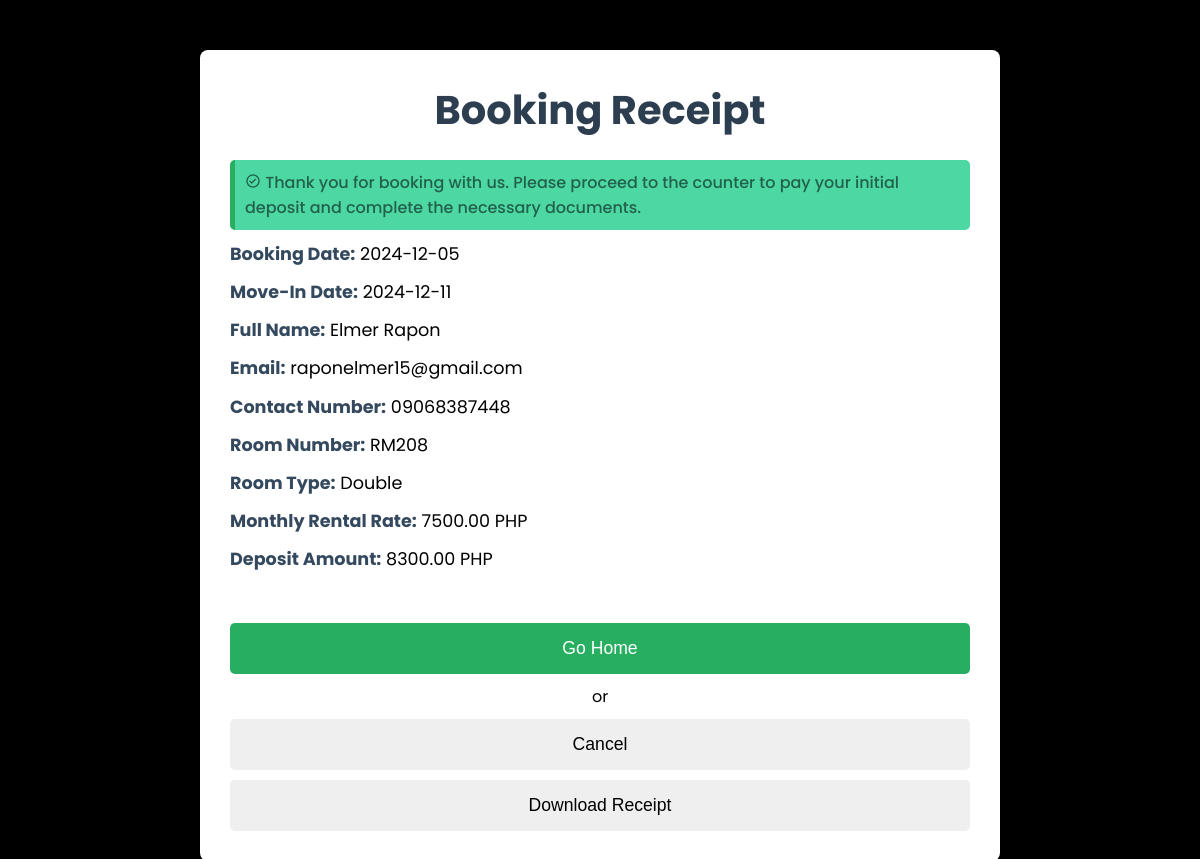
Page /ADVERTISEMENT/back-end/receipt.php?tenant_id=123 on the committed database.
### tables this page shows
CREATE TABLE `booking` (
  `booking_id` int(11) NOT NULL,
  `tenant_id` int(11) NOT NULL,
  `room_id` int(20) NOT NULL,
  `booking_start_date` date NOT NULL,
  `booking_end_date` date NOT NULL,
  `status` enum('Booked','Completed','Cancelled') DEFAULT 'Booked'
);

CREATE TABLE `tenant_details` (
  `tc_id` int(10) NOT NULL,
  `id` int(20) NOT NULL,
  `profile` varchar(200) NOT NULL,
  `fname` varchar(50) NOT NULL,
  `lname` varchar(50) NOT NULL,
  `gender` varchar(20) NOT NULL,
  `number_of_occupants` int(20) NOT NULL,
  `email_address` varchar(100) NOT NULL,
  `contact_number` varchar(20) NOT NULL,
  `religion` varchar(100) NOT NULL,
  `nationality` varchar(100) NOT NULL,
  `occupation` varchar(100) NOT NULL
);

CREATE TABLE `room` (
  `room_id` int(20) NOT NULL,
  `room_image` varchar(200) NOT NULL,
  `room_number` varchar(20) NOT NULL,
  `room_type` varchar(20) NOT NULL,
  `room_size` int(100) NOT NULL,
  `room_aminities` text NOT NULL,
  `room_utilities` text NOT NULL,
  `rental_rates` decimal(50,2) NOT NULL,
  `room_payfre` varchar(50) NOT NULL DEFAULT 'Monthly',
  `room_deporate` decimal(50,2) NOT NULL,
  `room_status` varchar(50) NOT NULL
);

### ADVERTISEMENT/back-end/receipt.php (the view, shortened to what this page needs)
<?php
include_once(__DIR__ . "/../../DATABASE/dbConnector.php");
$tenant_id = isset($_GET['tenant_id']) ? (int)$_GET['tenant_id'] : 0;
$query = "SELECT
            td.fname, td.lname, td.email_address, td.contact_number,
            r.room_number, r.room_type, r.rental_rates, r.room_deporate,
            b.booking_start_date, b.booking_end_date
          FROM tenant_details td
          JOIN booking b ON td.tc_id = b.tenant_id
          JOIN room r ON b.room_id = r.room_id
          WHERE b.tenant_id = ?";
$stmt = mysqli_prepare($conn, $query);
mysqli_stmt_bind_param($stmt, "i", $tenant_id);
mysqli_stmt_execute($stmt);
$result = mysqli_stmt_get_result($stmt);
if ($row = mysqli_fetch_assoc($result)) {
    $tenant_name = $row['fname'] . ' ' . $row['lname'];
    $email = $row['email_address'];
    $contact_number = $row['contact_number'];
    $room_number = $row['room_number'];
    $room_type = $row['room_type'];
    $rental_rates = $row['rental_rates'];
    $deposit_amount = $row['room_deporate'];
    $dateofBook = $row['booking_start_date'];
    $dateofMoveIn = $row['booking_end_date'];
}
?>
<!DOCTYPE html>
<html lang="en">
<head>
    <link rel="stylesheet" href="receipt.css?v=1.0">
</head>
<body>
    <section id="wrapper">
        <section id="receipt-section">
            <h1>Booking Receipt</h1>
            <p class="message"><i class='bx bx-check-circle'></i> Thank you for booking with us. Please proceed to the counter to pay your initial deposit and complete the necessary documents.</p>
            <div class="receipt-details">
                <p><strong>Booking Date:</strong> <?php echo htmlspecialchars($dateofBook); ?></p>
                <p><strong>Move-In Date:</strong> <?php echo htmlspecialchars($dateofMoveIn); ?></p>
                <p><strong>Full Name:</strong> <?php echo htmlspecialchars($tenant_name); ?></p>
                <p><strong>Email:</strong> <?php echo htmlspecialchars($email); ?></p>
                <p><strong>Contact Number:</strong> <?php echo htmlspecialchars($contact_number); ?></p>
                <p><strong>Room Number:</strong> <?php echo htmlspecialchars($room_number); ?></p>
                <p><strong>Room Type:</strong> <?php echo htmlspecialchars($room_type); ?></p>
                <p><strong>Monthly Rental Rate:</strong> <?php echo htmlspecialchars($rental_rates); ?> PHP</p>
                <p><strong>Deposit Amount:</strong> <?php echo htmlspecialchars($deposit_amount); ?> PHP</p>
            </div>
            <div class="btn">
                <button id="pay-deposit-btn" onclick="redirectToHome()">Go Home</button>
                <span>or</span>
                <button id="cancelBtn" type="button" onclick="confirmCancellation(<?php echo $tenant_id; ?>)">Cancel</button>
                <button onclick="window.print()">Download Receipt</button>
            </div>
        </section>
    </section>
</body>
</html>

### ADVERTISEMENT/back-end/receipt.css (style rules this page uses)
html { scroll-behavior: smooth; }
body { margin: 0; font-family: "Poppins", sans-serif; font-optical-sizing: auto; background-color: black; }
* { margin: 0; padding: 0; box-sizing: border-box; }
#receipt-section { max-width: 800px; margin: 40px auto; padding: 30px; background-color: #fff; border-radius: 8px; box-shadow: 0 4px 12px rgba(0, 0, 0, 0.1); margin-top: 50px; }
h1 { text-align: center; font-size: 2.5rem; color: #2C3E50; margin-bottom: 20px; }
.receipt-details { font-size: 1.1rem; line-height: 1.6; margin-bottom: 20px; }
.receipt-details p { margin: 10px 0; }
.receipt-details strong { font-weight: bold; color: #34495E; }
.btn { display: flex; flex-direction: column; align-items: center; gap: 10px; width: 100%; margin-top: 50px; }
button { width: 100%; padding: 15px; text-align: center; font-size: 1.1rem; border-radius: 5px; cursor: pointer; transition: all 0.3s ease; border: none; }
#pay-deposit-btn { background-color: #27AE60; color: #fff; }
.message { background-color:#4dd8a3; color: #22614c; padding: 10px; margin-bottom: 10px; border-left: 5px solid #27AE60; border-radius: 5px; font-size: 1rem; font-weight: 500; }

### rows in the picture
booking: booking_start_date "2024-12-05", booking_end_date "2024-12-11", tenant.lname "Elmer Rapon", tenant.email_address "raponelmer15@gmail.com", tenant.contact_number "09068387448", room.room_number "RM208", room.room_type "Double", room.rental_rates "7500.00", room.room_deporate "8300.00"
